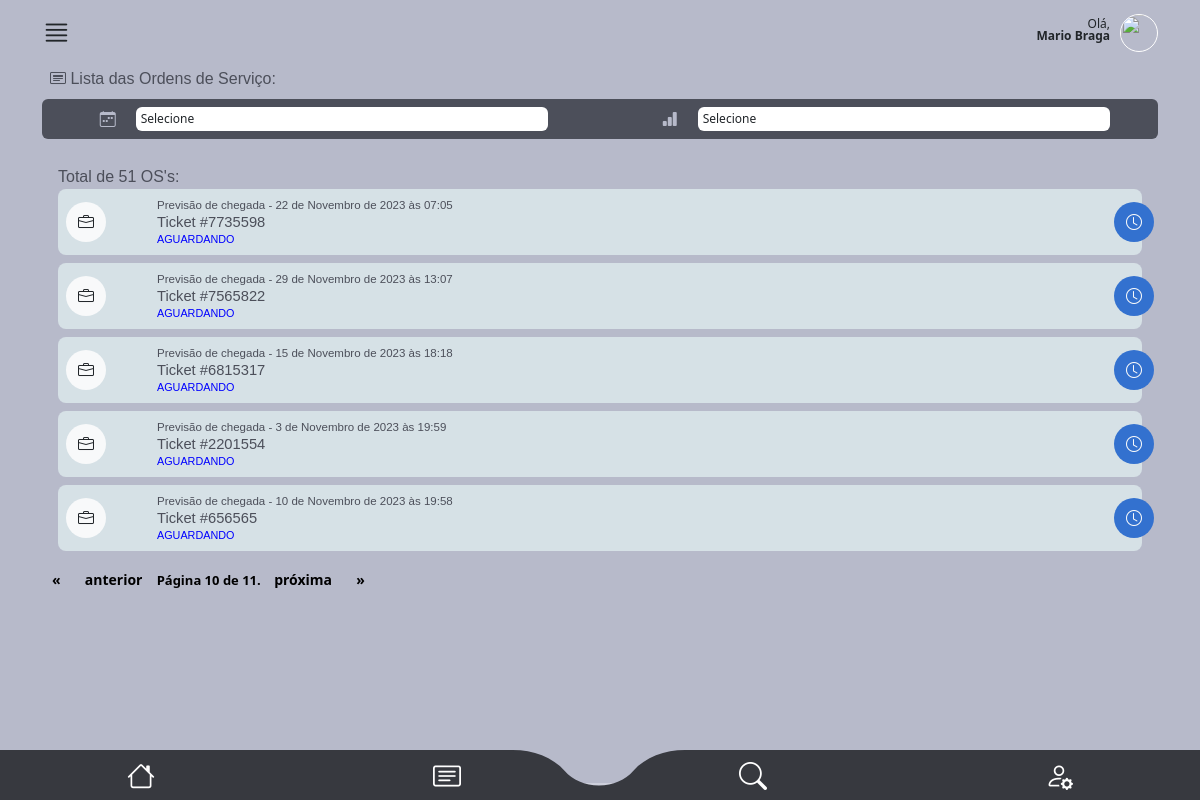
The app's page /main/minhas_os/?page=10 (signed in), older data.
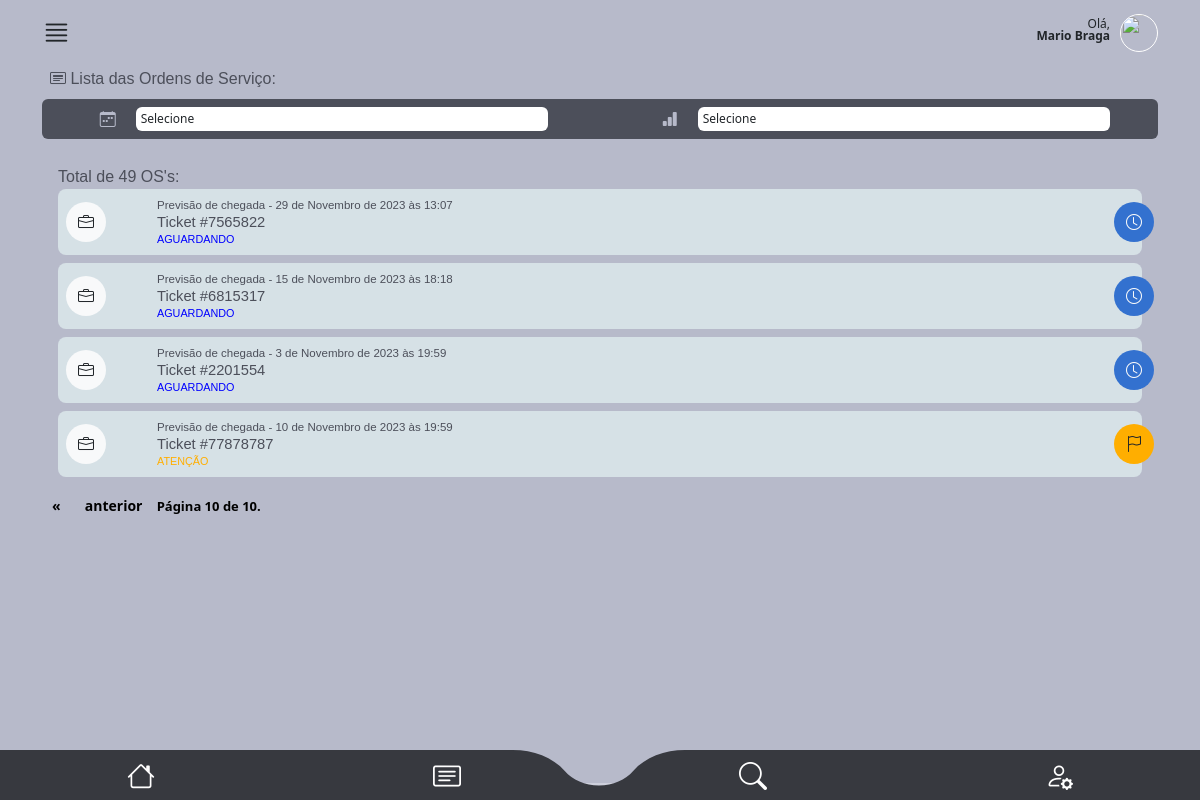
The same page, newer data.
### staff/models.py (models this page shows, shortened)
class OrdemDeServico(models.Model):
    ticket = models.CharField(max_length=200, unique=True)
    tecnico = models.ForeignKey(
        CustomUser, on_delete=models.CASCADE, related_name="ordens_técnico"
    )
    staff = models.ForeignKey(
        CustomUser, on_delete=models.CASCADE, related_name="ordens_staff"
    )
    descricao = models.TextField(max_length=600)
    previsao_chegada = models.DateTimeField(editable=True)
    previsao_execucao = models.DateTimeField(editable=True)
    material = models.CharField(max_length=100, validators=[MinLengthValidator(3)])
    equipamento = models.CharField(max_length=100, validators=[MinLengthValidator(3)])
    data_criacao = models.DateTimeField(auto_now_add=True)
    cliente = models.ForeignKey(Cliente, on_delete=models.CASCADE)
    contrato = models.CharField(max_length=700, null=True, blank=True)
    atividade = models.CharField(max_length=50, choices=ACTIVITY_CHOICES)
    status_tecnico = models.CharField(max_length=50, choices=TECNICAL_CHOICES)
    status = models.CharField(
        max_length=10, choices=STATUS_CHOICES, default="Aguardando"
    )
    atraso_em_minutos = models.CharField(
        max_length=50, null=True, blank=True, choices=ATRASO_CHOICES
    )
    atraso_descricao = models.TextField(max_length=400, null=True, blank=True)
    descricao_reagendamento = models.TextField(max_length=400, null=True, blank=True)
    vezes_reagendada = models.IntegerField(default=0)

### main/views.py (the view, shortened to what this page needs)
@user_passes_test(is_tecnico)
def minhas_os(request):
    try:
        status_filter = request.GET.get("status")
        previsao_chegada_filter = request.GET.get("previsao_chegada")
        user = request.user
        ordens_ativas = OrdemDeServico.objects.filter(
            tecnico=user, status__in=["Atenção", "Urgente", "Aguardando", "Concluído"]
        )
        ordens_ativas_counter = OrdemDeServico.objects.filter(
            tecnico=user, status__in=["Atenção", "Urgente", "Aguardando", "Concluído"]
        )
        if status_filter and status_filter != "Todas":
            ordens_ativas = ordens_ativas.filter(status=status_filter)
        items_per_page = 5
        paginator = Paginator(ordens_ativas, items_per_page)
        page = request.GET.get("page")
        try:
            ordens_ativas = paginator.page(page)
        except PageNotAnInteger:
            ordens_ativas = paginator.page(1)
        except EmptyPage:
            ordens_ativas = paginator.page(paginator.num_pages)
        return render(
            request,
            "minhas_os.html",
            {"ordens_ativas": ordens_ativas, "qtdos": len(ordens_ativas_counter)},
        )
    except Exception as e:
        return render(request, "error.html", {"error_message": str(e)})

### main/helpers.py (called while the page is built)
def is_tecnico(user):
    return user.groups.filter(name="Técnico").exists()

### main/templates/minhas_os.html (shortened to what the changed rows need)
{% extends "base2.html" %}
{%load static%}
{% block rest %}
      <section id="lista_oc_scr">
        <div class="container">
            <div id="oc_lista">
              <div class="tab-pane fade show active" id="pills-01" role="tabpanel" aria-labelledby="pills-home-tab" tabindex="0">
                <label class="mt-2 font-medium color04">Total de {{qtdos}} OS's:</label>
                {% for ordem in ordens_ativas %}
                <div class="oc_lista_item">
                      <a href="{% url 'os_detail2' ordem.id %}" class="a-whole"></a>
                      <div class="row">
                          <div class="col-2 col-md-1">
                              <div class="icon bg-light"><i class="bi bi-briefcase text-dark"></i></div>
                          </div>
                          <div class="col-9 col-md-11">
                              <div class="oc_l_data color04 font-light">Previsão de chegada - {{ ordem.previsao_chegada }}</div>
                              <div class="oc_l_nome font-medium color04">Ticket #{{ ordem.ticket }}</div>
                              <div class="oc_l_status font-medium {% if ordem.status == 'Urgente' %}color-red{% elif ordem.status == 'Atenção' %}color-yellow{% elif ordem.status == 'Aguardando' %}color-blue{% elif ordem.status == 'Concluído' %}color-green{% endif %}">{{ ordem.status }}</div>
                          </div>
                          {% if ordem.status == "Urgente" %}
                              <div class="status_icon bg05 text-light">
                                  <i class="bi bi-exclamation-triangle-fill"></i>
                              </div>
                          {% elif ordem.status == "Atenção" %}
                              <div class="status_icon bg06 text-dark">
                                  <i class="bi bi-flag"></i>
                              </div>
                          {% elif ordem.status == "Aguardando" %}
                              <div class="status_icon bg01 text-light">
                                  <i class="bi bi-clock"></i>
                              </div>
                          {% elif ordem.status == "Concluído" %}
                              <div class="status_icon bg02 text-light">
                                <i class="bi bi-check-circle"></i>
                            </div>
                          {% endif %}
                      </div>
                  </div>
                  {% endfor %}
                </div>
                <div class="pagination">
                  <span class="step-links">
                      {% if ordens_ativas.has_previous %}
                          <a href="?page=1">&laquo;</a>
                          <a href="?page={{ ordens_ativas.previous_page_number }}">anterior</a>
                      {% endif %}
                      <span class="current-page">
                          Página {{ ordens_ativas.number }} de {{ ordens_ativas.paginator.num_pages }}.
                      </span>
                      {% if ordens_ativas.has_next %}
                          <a href="?page={{ ordens_ativas.next_page_number }}">próxima</a>
                          <a href="?page={{ ordens_ativas.paginator.num_pages }}">&raquo;</a>
                      {% endif %}
                  </span>
              </div>
              </div>
      </section>
  {% endblock %}

Row changes from the older to the newer data that the page shows:
no longer on this page (row unchanged): OrdemDeServico: previsao_chegada "22 de Novembro de 2023 às 07:05", ticket "7735598", status "AGUARDANDO"
no longer on this page (row edited): OrdemDeServico: previsao_chegada "10 de Novembro de 2023 às 19:58", ticket "656565", status "AGUARDANDO"
now on this page (row edited): OrdemDeServico: previsao_chegada "10 de Novembro de 2023 às 19:59", ticket "77878787", status "ATENÇÃO"
Text that changed along with them:
{{ qtdos }}: "51" → "49"
{{ ordens_ativas.paginator.num_pages }}: "11" → "10"
text no longer shown: "próxima »"
